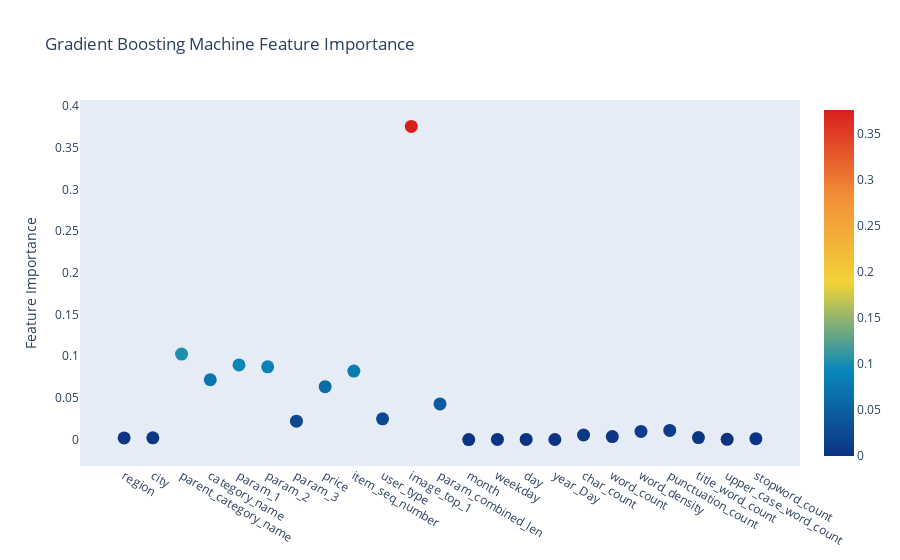

The code cell stored with this chart in its notebook:
### Code cell
# Scatter plot 
trace = go.Scatter(
    y = gb.feature_importances_,
    x = features,
    mode='markers',
    marker=dict(
        sizemode = 'diameter',
        sizeref = 1,
        size = 13,
        color = gb.feature_importances_,
        colorscale='Portland',
        showscale=True
    ),
    text = features
)
data = [trace]

layout= go.Layout(
    autosize= True,
    title= 'Gradient Boosting Machine Feature Importance',
    hovermode= 'closest',
     xaxis= dict(
         ticklen= 5,
         showgrid=False,
        zeroline=False,
        showline=False
     ),
    yaxis=dict(
        title= 'Feature Importance',
        showgrid=False,
        zeroline=False,
        ticklen= 5,
        gridwidth= 2
    ),
    showlegend= False
)
fig = go.Figure(data=data, layout=layout)
py.iplot(fig)

### Figure 1 — Plotly figure (JSON) as saved in the notebook; plotly's stock layout.template omitted (floating-point values rounded to 4 significant figures)
{"data": [{"marker": {"color": [0.001944, 0.002041, 0.1025, 0.07175, 0.08959, 0.08725, 0.02205, 0.06349, 0.08211, 0.02484, 0.3756, 0.04271, 0, 0.0002001, 0.0001633, 9.237e-05, 0.005488, 0.003645, 0.009772, 0.01102, 0.00235, 0.0003467, 0.001096], "colorscale": [[0, "rgb(12,51,131)"], [0.25, "rgb(10,136,186)"], [0.5, "rgb(242,211,56)"], [0.75, "rgb(242,143,56)"], [1, "rgb(217,30,30)"]], "showscale": true, "size": 13, "sizemode": "diameter", "sizeref": 1}, "mode": "markers", "text": ["region", "city", "parent_category_name", "category_name", "param_1", "param_2", "param_3", "price", "item_seq_number", "user_type", "image_top_1", "param_combined_len", "month", "weekday", "day", "year_Day", "char_count", "word_count", "word_density", "punctuation_count", "title_word_count", "upper_case_word_count", "stopword_count"], "type": "scatter", "x": ["region", "city", "parent_category_name", "category_name", "param_1", "param_2", "param_3", "price", "item_seq_number", "user_type", "image_top_1", "param_combined_len", "month", "weekday", "day", "year_Day", "char_count", "word_count", "word_density", "punctuation_count", "title_word_count", "upper_case_word_count", "stopword_count"], "y": [0.001944, 0.002041, 0.1025, 0.07175, 0.08959, 0.08725, 0.02205, 0.06349, 0.08211, 0.02484, 0.3756, 0.04271, 0, 0.0002001, 0.0001633, 9.237e-05, 0.005488, 0.003645, 0.009772, 0.01102, 0.00235, 0.0003467, 0.001096]}], "layout": {"autosize": true, "hovermode": "closest", "showlegend": false, "title": {"text": "Gradient Boosting Machine Feature Importance"}, "xaxis": {"autorange": true, "range": [-1.405, 23.41], "showgrid": false, "showline": false, "ticklen": 5, "type": "category", "zeroline": false}, "yaxis": {"autorange": true, "gridwidth": 2, "range": [-0.04616, 0.4217], "showgrid": false, "ticklen": 5, "title": {"text": "Feature Importance"}, "type": "linear", "zeroline": false}}}
